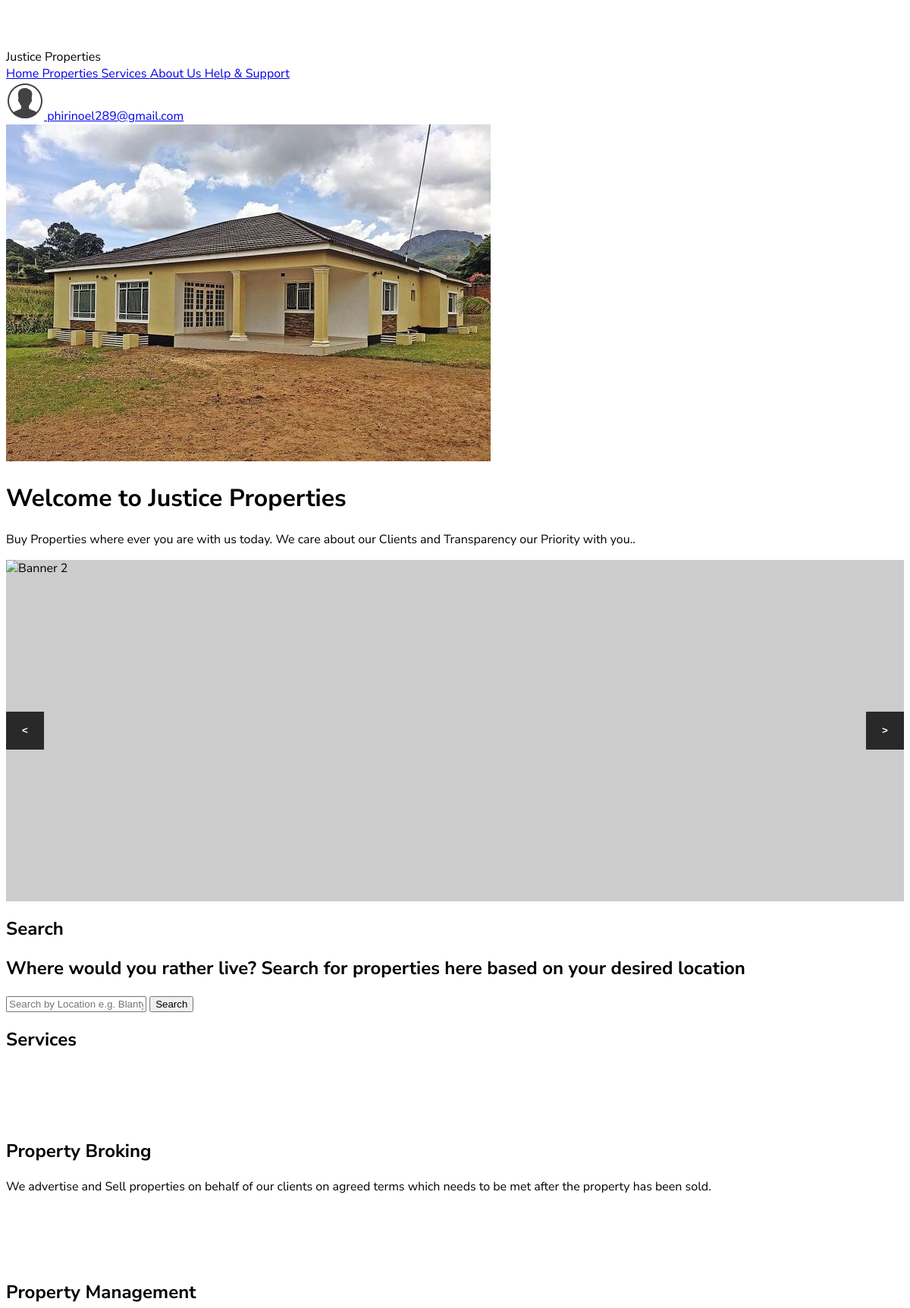
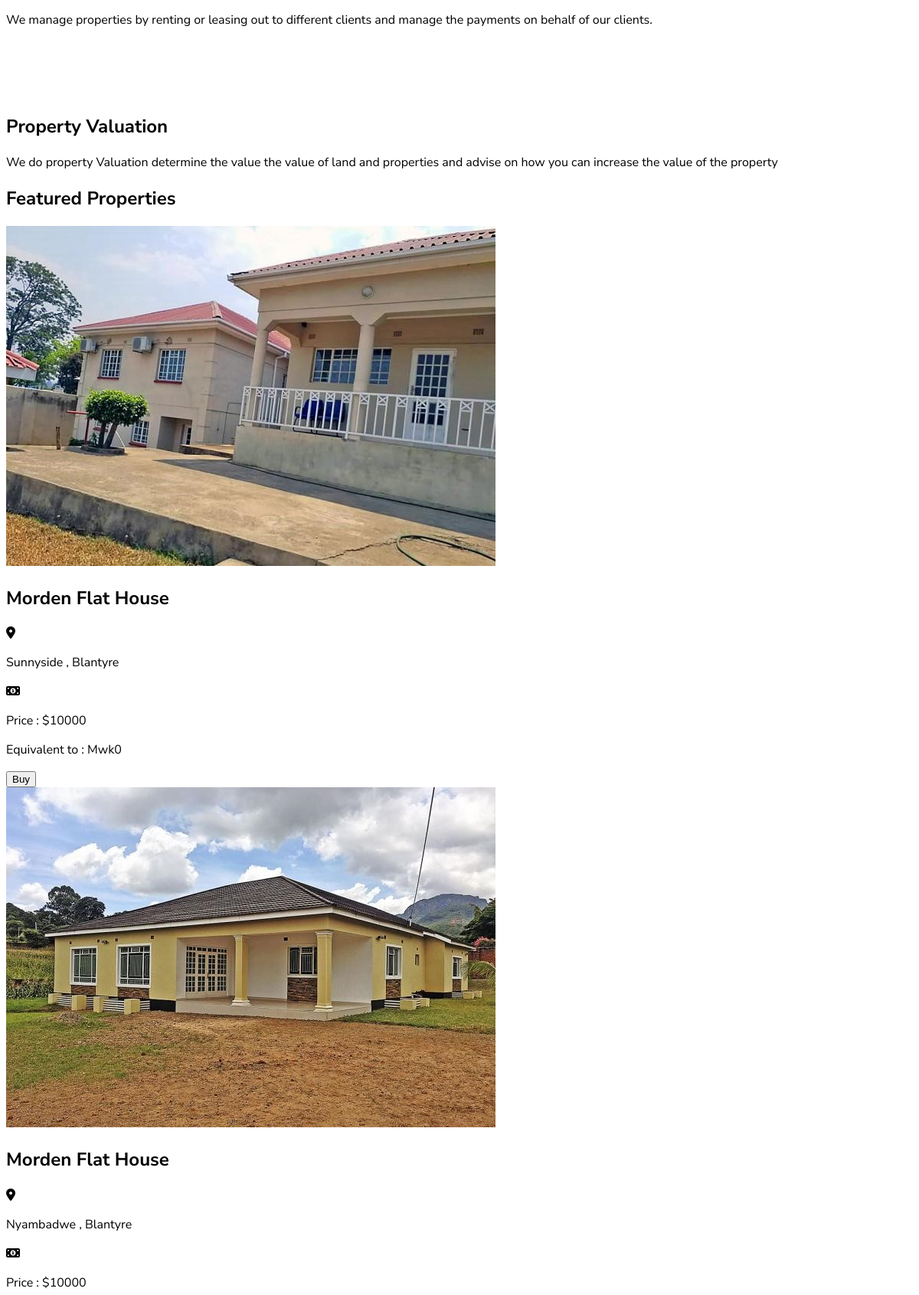
/ (signed in, upper part), run on the app's committed database (2 pictures, top to bottom).
### tables this page shows
CREATE TABLE IF NOT EXISTS `property` (
  `PropertyID` varchar(20) NOT NULL,
  `PropertyType` varchar(30) DEFAULT NULL,
  `PropertyStatus` varchar(20) DEFAULT NULL,
  `Location` varchar(30) DEFAULT NULL,
  `City` varchar(20) DEFAULT NULL,
  `Price` float DEFAULT NULL,
  `Currency` varchar(10) DEFAULT NULL,
  `Description` varchar(500) DEFAULT NULL,
  `Banner` varchar(20) NOT NULL,
  PRIMARY KEY (`PropertyID`)
);

### class/property.php (called while the page is built, shortened)
<?php
    class property
    {
        public function fetchProperty($counter)
        {
            $db = getdbConnection();
            $stmt = $db->prepare("SELECT * FROM Property WHERE PropertyStatus ='Available' LIMIT $counter");
            $stmt->execute();
            $data = $stmt->fetchAll(PDO::FETCH_OBJ);
            return $data;
        }
    }
?>

### class/payment.php (called while the page is built, shortened)
<?php
    class payment
    {
        function convertCurrency($amount){
            $apikey = 'e2fcbd5ec5a053650e92';
            $from = "USD";
            $to ="MWK";
            $from_Currency = urlencode($from);
            $to_Currency = urlencode($to);
            $query =  "{$from_Currency}_{$to_Currency}";
            $json = file_get_contents("https://free.currconv.com/api/v7/convert?q={$query}&compact=ultra&apiKey={$apikey}");
            $obj = json_decode($json, true);
            $val = floatval($obj["$query"]);
            $total = $val * $amount;
            $total = (0+str_replace(",","",$total));
            return number_format($total);
          }
    }
?>

### index.php (the view, shortened to what this page needs)
<?php
        require 'class/property.php';
        require 'class/payment.php';
        $newProperty = 6;
    try
    {
        $payments = new payment();
        $property = new property();
        $fetchProperty = $property->fetchProperty($newProperty);
    }
    catch(PDOException $e){
        echo "There was an Error ". $e->getmessage();
    }
?>
<!DOCTYPE html>
<html lang="en">
<head>
    <link rel="stylesheet" href="dist/style.css">
    <link rel="stylesheet" href="dist/air-slider.min.css">
    <link href="https://unpkg.com/aos@2.3.1/dist/aos.css" rel="stylesheet">
</head>
<body class="antialised bg-white newFont">
    <header class="lg:px-10 px-6 bg-white flex flex-wrap items-center lg:py-4 py-2">
        <div class="flex items-center flex-shrink-0 mr-6">
            <div
                class="font-black text-xl flex newFont text-center items-center m-auto pb-2 text-gray-700 p-2 rounded-lg">
                <div>
                    <img src="images/icons8_j_50px.png" class="w-10 h-10 bg-gray-700 mr-2 rounded-full" alt="logo">
                </div>
                Justice Properties
            </div>
        </div>
        <div class="w-full block flex-grow sm:flex sm:items-center sm:w-auto">
            <div class="sm-flex-grow text-base">
                <a href="#"
                    class="block mt-4 sm:inline-block sm:mt-0 text-black-200 hover:text-indigo-600 hover:border-black mr-4 ">
                    Home
                </a>
                <a href="propertyPage.php"
                    class="block mt-4 sm:inline-block sm:mt-0 text-black-200 hover:text-indigo-600 mr-4">
                    Properties
                </a>
                <a href="#services"
                    class="block mt-4 sm:inline-block sm:mt-0 text-black-200 hover:text-indigo-600 mr-4">
                    Services
                </a>
                <a href="#foooter" class="block mt-4 sm:inline-block sm:mt-0 text-black-200 hover:text-indigo-600 mr-4">
                    About Us
                </a>
                <a href="Help&Support.php"
                    class="block mt-4 sm:inline-block sm:mt-0 text-black-200 hover:text-indigo-600 mr-4">
                    Help & Support
                </a>
            </div>
        </div>
        <a href="Profile.php"
            class="lg:ml-4 flex items-center md:pt-0 pt-6 text-gray-700 text-base font-normal justify-start lg:mb-0 mb-4 cursor-pointer">
            <img src="images/icons8_male_user_50px.png" class="w-10 h-10 mr-2 rounded-full" alt="logo">
            <?php echo $_SESSION['id']; ?>
        </a>
    </header>
    <div
        class="p-14 py-8 max-w-m mx-auto sm:max-w-xl md:hidden newFont text-center bg-gradient-to-r from-blue-500 to-indigo-700">
        <img class="mt-6 rounded-lg shadow-xl sm:mt-8 sm:h-64 sm:w-full w-full sm:object-cover object-center"
            src="properties/images/nyambadwe1.jpg" alt="">
        <h1 class="mt-6 text-2xl font-black text-white sm:mt-8 sm:text-4xl">
            Welcome to Justice Properties
        </h1>
        <p class="mt-2 text-white font-light sm:mt-4 sm:text-xl py-4">
            Buy Properties where ever you are with us today.
            We care about our Clients and Transparency our Priority with you..
        </p>
    </div>
    <section class="slide md:block hidden">
        <div class="air-slider">
            <div class="slide">
            </div>
        </div>
    </section>
    <section class="search lg:mx-0 ">
        <div data-aos="zoom-in" class="lg:flex grid-cols-1 lg:my-2 lg:bg-white bg-white">
            <div class="lg:bg-white md:bg-white  lg:text-gray-700 md:text-gray-700 text-white w-full grid-cols-1">
                <div class="lg:col-start-1 lg:row-start-1  lg:pt-0 pt-10">
                    <h1 class="lg:text-3xl hidden text-xl font-black pt-4 text-center">Search</h1>
                    <h1 class="lg:tex-base mx-7 text-base lg:hidden sm:block text-gray-700 font-light pb-1 text-center">
                        Where would you rather live?
                        Search for properties here based on your desired location</h1>
                    <form class="mb-0 lg:space-y-6 form" method="POST">
                        <div class="lg::mx-10 mx-10 text-gray-700 lg:pt-12 py-4 lg:pb-8 text-center ">
                            <input type="text"
                                class="lg:w-6/12 w-full text-lg mr-4 border border-gray-300 px-3 py-1 mb-4 rounded-lg shadow-sm focus:outline-none focus:border-indigo-600 focus:ring-5 focus:ring-indigo-700 font-light"
                                name="searchText" id="searchText" placeholder="Search by Location e.g. Blantyre">
                            <input type="button" name="Search" id="Search" value="Search"
                                class="lg:bg-indigo-600 lg:text-white hover:bg-indigo-900 hover:text-white font-semibold px-8 lg:py-2 py-2 mb-4 rounded-lg">
                        </div>
                    </form>
                </div>
            </div>
        </div>
    </section>
    <section data-aos="fade-up" id="services">
        <h1 class="text-center text-gray-500 md:text-2xl text-xl font-black p-2">Services</h1>
        <div class="bg-white lg:grid mt-1 lg:p-10 p-4 text-center text-white lg:grid-cols-3">
            <div class="col-start-1 lg:rounded-md mx-4 bg-gradient-to-r from-blue-400 to-indigo-500 p-10 row-start-1">
                <img class="m-auto bg-gray-500 p-2 rounded-lg" src="images/icons8_card_payment_70px.png"
                    alt="payment icon">
                <h1 class="text-xl font-semibold p-2">Property Broking</h1>
                <p class="p-2">We advertise and Sell properties on behalf of our clients on agreed terms which needs to
                    be met after the property has been sold.</p>
            </div>
            <div class="col-start-2 lg:rounded-md mx-4 bg-gradient-to-r from-blue-400 to-indigo-500 p-10 row-start-1">
                <img class="m-auto bg-gray-500 p-2 rounded-lg" src="images/icons8_building_70px.png"
                    alt="building icon">
                <h1 class="text-xl font-semibold p-2">Property Management</h1>
                <p class="p-2">We manage properties by renting or leasing out to different clients and manage the
                    payments on behalf of our clients.</p>
            </div>
            <div class="col-start-3 lg:rounded-md mx-4 bg-gradient-to-r from-blue-400 to-indigo-500 p-10 row-start-1">
                <img class="m-auto  bg-gray-500 p-2 rounded-lg" src="images/icons8_expensive_price_70px.png"
                    alt="valuation icon">
                <h1 class="text-xl font-semibold  p-2">Property Valuation</h1>
                <p class="p-2">We do property Valuation determine the value the value of land and properties and advise
                    on how you can increase the value of the property</p>
            </div>
        </div>
    </section>
    <section data-aos="fade-up" class="cards bg-white">
        <h1 class="text-center  text-gray-500 lg:text-2xl text-xl font-black p-4">Featured Properties</h1>
        <div class="lg:flex grid newFont  lg:flex-wrap pl-0 md:justify-center shadow-sm">
            <?php foreach ($fetchProperty as $property){?>
            <div class="card bg-white text-gray-700 lg:mx-2 mx-8 my-4 lg:p-4 px-16 py-5 rounded-xl shadow-lg lg:w-3/12">
                <img class="mt-1 rounded-lg sm:mt-2 sm:h-64 sm:w-full w-full sm:object-cover object-center"
                    src="properties/images/<?php echo $property->Banner; ?>" alt="">
                <div class="">
                    <h1 class="font-bold mx-6 text-lg p-3">
                        <?php echo $property->PropertyType; ?> House</h1>
                    <span class="flex text-gray-700">
                        <i class="fa fa-map-marker text-indigo-500 text-xl mt-2 p-2 ml-6"></i>
                        <p class="font-normal mt-1 p-2 ml-0"><?php echo $property->Location; ?> ,
                            <?php echo $property->City; ?></p>
                    </span>
                    <span class="flex text-gray-700">
                        <i class="fa fa-money text-indigo-500 text-xl mt-2 p-2 ml-6"></i>
                        <p class="font-medium mt-1 ml-0 p-2 rounded-3xl">Price :
                            $<?php echo $property->Price; ?></p>
                    </span>
                    <p class="font-normal ml-11 p-1 pb-3">Equivalent to : Mwk<?php
                         $getLocalCurrency = $payments->ConvertCurrency($property->Price);
                         echo $getLocalCurrency;
                    ?></p>
                    <form action="checkout.php" class="mx-8" method="post">
                        <input type="submit" value="Buy"
                            class="bg-indigo-500 hover:bg-indigo-700 text-white text-base font-semibold px-2 w-28 py-2 rounded-lg">
                    </form>
                </div>
            </div>
            <?php }?>
        </div>
    </section>
</body>
</html>

### src/style.css (style rules this page uses)
.newFont { font-family: 'Nunito Sans', sans-serif; }

### data on the page
property: Banner (picture), PropertyType "Morden Flat", Location "Sunnyside", City "Blantyre", Price "10000", Price "0"
property: Banner (picture), PropertyType "Morden Flat", Location "Nyambadwe", City "Blantyre", Price "10000"

### other printed values
$_SESSION['id'] "phirinoel289@gmail.com"
